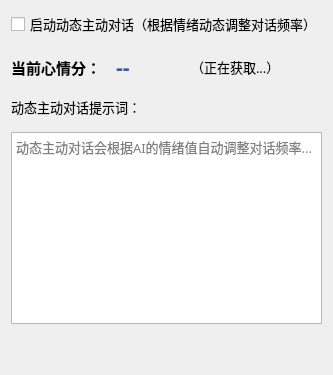
             <widget class="QWidget" name="tab_mood_chat">
              <attribute name="title">
               <string>动态主动对话</string>
              </attribute>
              <layout class="QVBoxLayout" name="verticalLayout_mood_chat" stretch="0,0,0,1,0">
               <property name="spacing">
                <number>15</number>
               </property>
               <item>
                <widget class="QCheckBox" name="checkBox_mood_chat_enabled">
                 <property name="font">
                  <font>
                   <family>微软雅黑</family>
                   <pointsize>10</pointsize>
                  </font>
                 </property>
                 <property name="text">
                  <string>启动动态主动对话（根据情绪动态调整对话频率）</string>
                 </property>
                </widget>
               </item>
               <item>
                <layout class="QHBoxLayout" name="horizontalLayout_mood_score">
                 <item>
                  <widget class="QLabel" name="label_mood_score">
                   <property name="font">
                    <font>
                     <family>微软雅黑</family>
                     <pointsize>11</pointsize>
                     <weight>75</weight>
                     <bold>true</bold>
                    </font>
                   </property>
                   <property name="text">
                    <string>当前心情分：</string>
                   </property>
                  </widget>
                 </item>
                 <item>
                  <widget class="QLabel" name="label_mood_value">
                   <property name="minimumSize">
                    <size>
                     <width>60</width>
                     <height>0</height>
                    </size>
                   </property>
                   <property name="font">
                    <font>
                     <family>微软雅黑</family>
                     <pointsize>16</pointsize>
                     <weight>75</weight>
                     <bold>true</bold>
                    </font>
                   </property>
                   <property name="styleSheet">
                    <string notr="true">color: #3C5A99;</string>
                   </property>
                   <property name="text">
                    <string>--</string>
                   </property>
                  </widget>
                 </item>
                 <item>
                  <widget class="QLabel" name="label_mood_status">
                   <property name="font">
                    <font>
                     <family>微软雅黑</family>
                     <pointsize>10</pointsize>
                    </font>
                   </property>
                   <property name="text">
                    <string>（正在获取...）</string>
                   </property>
                  </widget>
                 </item>
                 <item>
                  <spacer name="horizontalSpacer_mood">
                   <property name="orientation">
                    <enum>Qt::Horizontal</enum>
                   </property>
                   <property name="sizeHint" stdset="0">
                    <size>
                     <width>40</width>
                     <height>20</height>
                    </size>
                   </property>
                  </spacer>
                 </item>
                </layout>
               </item>
               <item>
                <widget class="QLabel" name="label_mood_chat_prompt">
                 <property name="font">
                  <font>
                   <family>微软雅黑</family>
                   <pointsize>10</pointsize>
                  </font>
                 </property>
                 <property name="text">
                  <string>动态主动对话提示词：</string>
                 </property>
                </widget>
               </item>
               <item>
                <widget class="QTextEdit" name="textEdit_mood_chat_prompt">
                 <property name="sizePolicy">
                  <sizepolicy hsizetype="Preferred" vsizetype="Preferred">
                   <horstretch>0</horstretch>
                   <verstretch>0</verstretch>
                  </sizepolicy>
                 </property>
                 <property name="minimumSize">
                  <size>
                   <width>0</width>
                   <height>0</height>
                  </size>
                 </property>
                 <property name="font">
                  <font>
                   <family>微软雅黑</family>
                   <pointsize>10</pointsize>
                  </font>
                 </property>
                 <property name="placeholderText">
                  <string>动态主动对话会根据AI的情绪值自动调整对话频率...</string>
                 </property>
                </widget>
               </item>
               <item>
                <spacer name="verticalSpacer_mood">
                 <property name="orientation">
                  <enum>Qt::Vertical</enum>
                 </property>
                 <property name="sizeHint" stdset="0">
                  <size>
                   <width>20</width>
                   <height>40</height>
                  </size>
                 </property>
                </spacer>
               </item>
              </layout>
             </widget>
